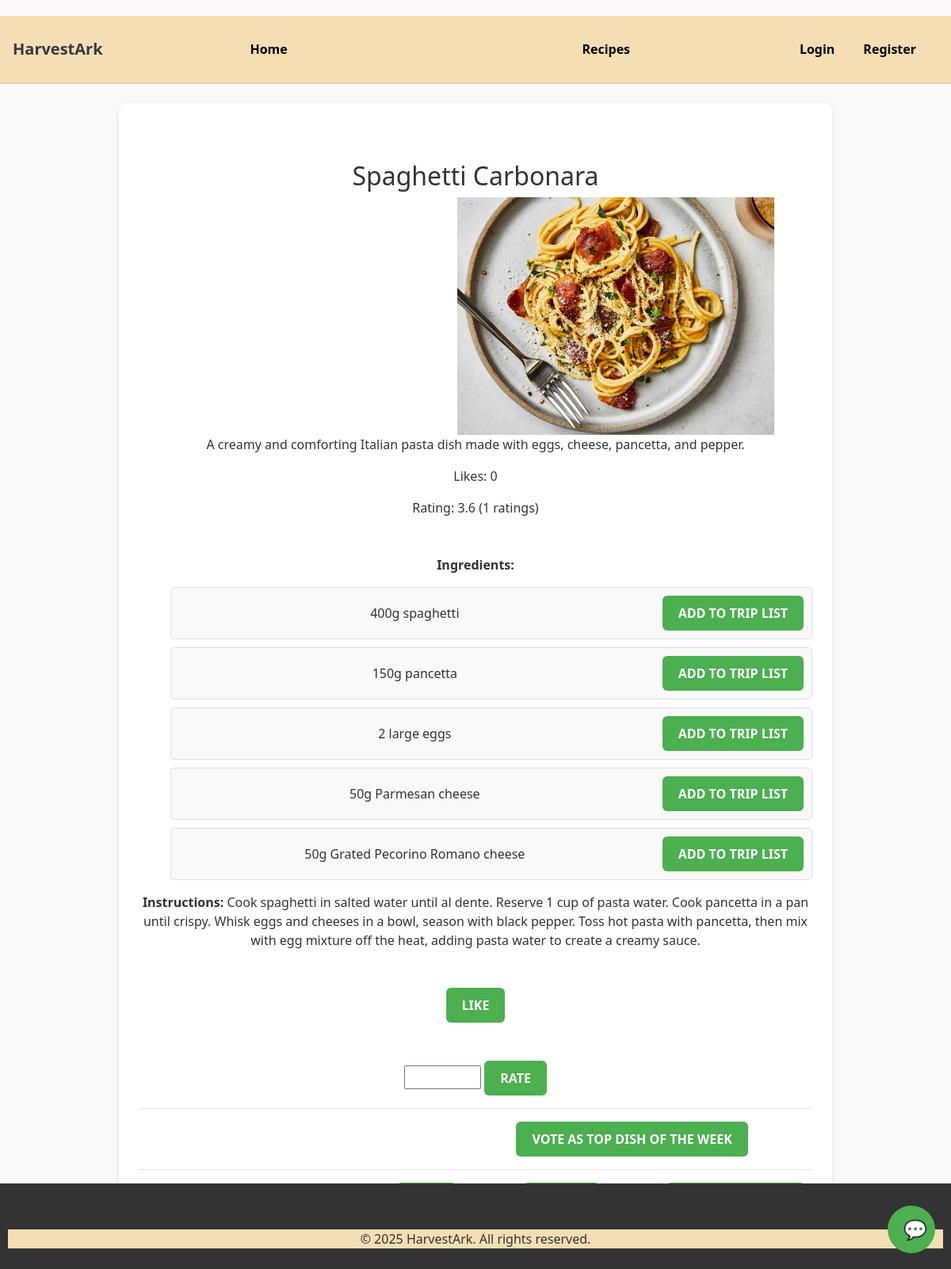
The page /chatbot/14/ on the database its author committed.
### my_app/models.py (models this page shows, shortened)
class Recipe(models.Model):
    User = get_user_model()
    title = models.CharField(max_length=255)
    image = models.ImageField(upload_to='recipe_images/', blank=True, null=True)
    description = models.TextField(null=True)
    ingredients = models.ManyToManyField(Ingredient, related_name='recipes')
    instructions = models.TextField(null=True)
    created_at = models.DateTimeField(auto_now_add=True)
    updated_at = models.DateTimeField(auto_now=True)
    author = models.ForeignKey(User, on_delete=models.CASCADE, null=True, blank=True)
    likes = models.ManyToManyField(User, related_name='liked_recipes', blank=True)
    rating = models.FloatField(default=0.0)
    rating_count = models.IntegerField(default=0)

class Ingredient(models.Model):
    name = models.CharField(max_length=255, unique=True)  # Optional: prevent duplicate ingredients

### my_app/views.py (the view)
# urls.py: path('<int:recipe_id>/', views.recipe_detail, name='recipe_detail'),
def recipe_detail(request, recipe_id):
    recipe = get_object_or_404(Recipe, id=recipe_id)  # Fetch the specific recipe
    ingredients = recipe.ingredients.all()  # Get all ingredients related to the recipe
    return render(request, 'recipe_detail.html', {
        'recipe': recipe,
        'ingredients': ingredients,  # Pass ingredients to the template
    })

### templates/recipe_detail.html (shortened to what this page needs)
{% extends 'base.html' %}
{% block content %}
<h2 class="text-center mt-5">{{ recipe.title }}</h2>
{% if recipe.image %}
    <img src="{{ recipe.image.url }}" alt="{{ recipe.title }}" width="400">
{% endif %}
<br>
<p class="text-center">{{ recipe.description }}</p>
<p class="text-center">Likes: {{ recipe.likes.count }}</p>
<p class="text-center">Rating: {{ recipe.rating|floatformat:1 }} ({{ recipe.rating_count }} ratings)</p>
<p class="text-center mt-5"><strong>Ingredients:</strong></p>
<ul class="text-center">
    {% for ingredient in recipe.ingredients.all %}
        <li class="ingredient-item">
            <span>{{ ingredient.name }}</span>
            <button class="add-to-trip" data-id="{{ ingredient.id }}">Add to Trip List</button>
        </li>
    {% empty %}
        <li>No ingredients available.</li>
    {% endfor %}
</ul>
<p><strong>Instructions:</strong> {{ recipe.instructions }}</p>
<form method="POST" action="{% url 'like_recipe' recipe.id %}" class="text-center mt-5">
    <button type="submit" class="btn btn-primary">
        {% if user in recipe.likes.all %}
            Unlike
        {% else %}
            Like
        {% endif %}
    </button>
</form>
<form method="POST" action="{% url 'rate_recipe' recipe.id %}" class="text-center mt-5">
    <input type="number" name="rating" min="1" max="5" step="0.1" required>
    <button type="submit" class="btn btn-primary">Rate</button>
</form>
<hr>
<form method="POST" action="{% url 'vote_recipe' recipe.id %}">
    <button type="submit" class="btn btn-primary">Vote as Top Dish of the Week</button>
</form>
<hr>
<a href="{% url 'recipe_update' recipe.id %}" class="btn btn-primary">Edit</a>
<a href="{% url 'recipe_delete' recipe.id %}" class="btn btn-primary">Delete</a>
<a href="{% url 'recipe_list' %}" class="btn btn-primary">Back to Recipes</a>
{% endblock %}

### static/css/styles.css (style rules this page uses)
body { font-family: 'Segoe UI', Tahoma, Geneva, Verdana, sans-serif; margin: 0; padding: 20px 0 40px; background-color: #f9f9f9; text-align: center; }
h1, h2, h3, h4, h5, h6, p, a, li { text-align: center; color: #333; }
button, .btn, .btn-outline-secondary, .btn-primary, .btn-tan { padding: 10px 20px; border-radius: 6px; text-transform: uppercase; cursor: pointer; font-weight: bold; text-align: center; }
.btn-primary { background-color: #4CAF50; color: white; border: none; }
.ingredient-item { display: flex; justify-content: space-between; align-items: center; padding: 10px; margin-bottom: 10px; border: 1px solid #ddd; border-radius: 5px; background-color: #f9f9f9; transition: background-color 0.3s ease; box-sizing: border-box; }
.ingredient-item span { flex: 1; padding-right: 15px; }
.add-to-trip { background-color: #4CAF50; color: white; border: none; font-size: 16px; min-width: 150px; }

### rows shown on the page
Recipe: title "Spaghetti Carbonara", image (picture), description "A creamy and comforting Italian pasta dish made with eggs, cheese, pancetta, and pepper.", likes.count "0", rating "3.6", rating_count "1", instructions "Cook spaghetti in salted water until al dente. Reserve 1 cup of pasta water. Cook pancetta in a pan until crispy. Whisk eggs and cheeses in a bowl, season with black pepper. Toss hot pasta with pancetta, then mix with egg mixture off the heat, adding pasta water to create a creamy sauce."
Ingredient: name "400g spaghetti"
Ingredient: name "150g pancetta"
Ingredient: name "2 large eggs"
Ingredient: name "50g Parmesan cheese"
Ingredient: name "50g Grated Pecorino Romano cheese"
